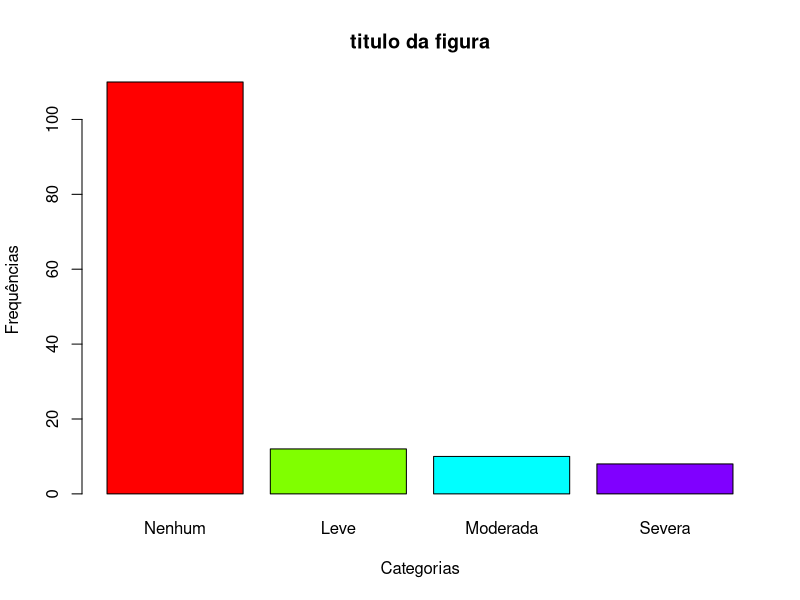

Write the R code that produced this figure.
# Graficos

x <- c(110, 12, 10, 8)

barplot(x, 
        xlab = "Categorias",
        ylab = "Frequências",
        names = c("Nenhum", "Leve", "Moderada", "Severa"),
        main = "titulo da figura",
        col = rainbow(4),
        #col = "red",
        #col = c("red", "green", "green", "green"),
        )